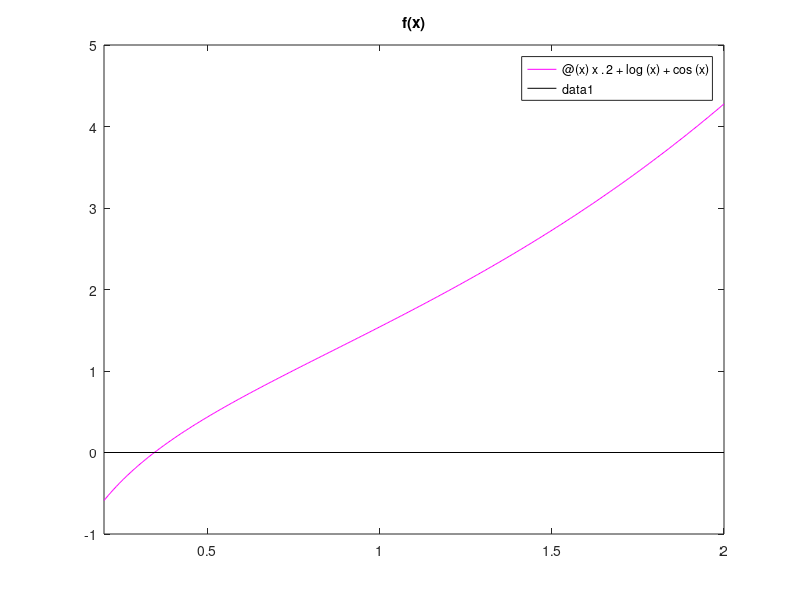

Source code (MATLAB): (Note: this script raises an error after producing the figure.)
f=@(x) x.^2+log(x)+cos(x);
df=@(x) 2*x+1/x-sin(x);
%traccio grafico funzione in [0.2,2] e salvo
figure(1)
fplot(f,[0.2,2],'m-'); hold on
plot([0.2,2],[0,0],'k-'); hold off;
title('f(x)');
print -dpdf grafico.pdf

x0=0.5;
itmax=100;
toll=1e-10;
[xn, itern, scartin]=newton(f,df,x0,toll,itmax);
[xs, iters, scartis]=steffensen(f,x0,toll,itmax);
MN=abs(scartin(end))./scartin(end-1).^2;
MS=abs(scartis(end))./scartis(end-1).^2;
fprintf('newton %5.3f', MN);
fprintf('\n\nstef %5.3f', MS);
zero=fzero(f,1);
disp(zero);

%profili convergenza
figure(2)
semilogy(1:itern, abs(scartin), 'm-*');hold on;
semilogy(1:iters, abs(scartis), 'g-*');
title('profilo convergenza f(x)=0');
xlabel('iterazioni');
ylabel('scarto');
legend('newton', 'steffen');
hold off